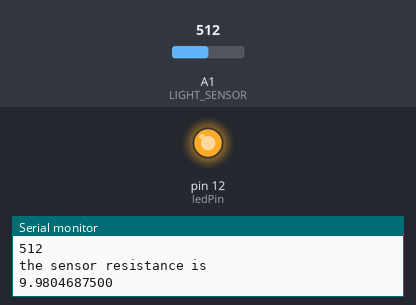
A sketch run on a simulated Arduino Uno, built with avr-gcc and run on an emulated ATmega328P. Parts: output pins drawn as LEDs (lit = HIGH), the last lines printed to the serial monitor. Inputs (shaded band) come from the test bench; at power-on: A1 (LIGHT_SENSOR) = 512.

Above: at 1.3 s.
1.4 s: A1 (LIGHT_SENSOR) set to 278
2.9 s: A1 (LIGHT_SENSOR) set to 252
At 3.7 s:
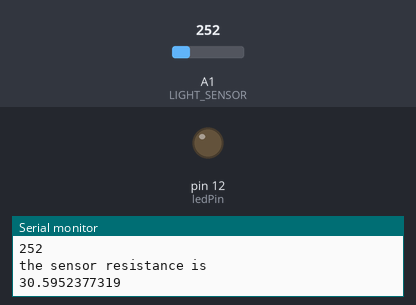
4.5 s: A1 (LIGHT_SENSOR) set to 306
At 5.7 s:
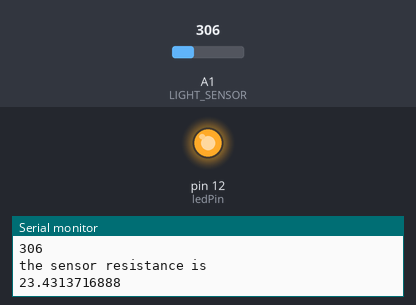
6.0 s: A1 (LIGHT_SENSOR) set to 122
At 6.6 s:
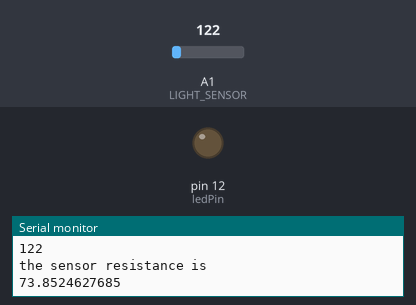
Timing chart, 0 to 8.6 s (numbered marks = the images above; inputs shaded):
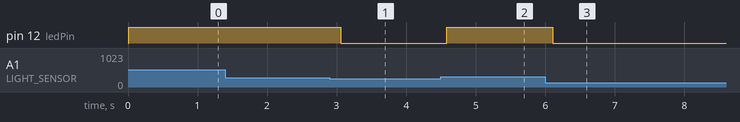

The sketch:

9in1-light-led.ino
```cpp
/* Grove - Light Sensor demo v1.0
*
* Signal wire to A0.
* By: http://www.seeedstudio.com
*/
#include <math.h>

#define LIGHT_SENSOR A1//Grove - Light Sensor is connected to A1 of Arduino
const int ledPin=12;                 //Connect the LED Grove module to Pin12, Digital 12
const int thresholdvalue=1;         //The treshold for which the LED should turn on. Setting it lower will make it go on at more light, higher for more darkness
float Rsensor; //Resistance of sensor in K
void setup()
{
    Serial.begin(9600);                //Start the Serial connection
    pinMode(ledPin,OUTPUT);            //Set the LED on Digital 12 as an OUTPUT
}
void loop()
{
    int sensorValue = analogRead(LIGHT_SENSOR);
    Rsensor = (float)(1023-sensorValue)*10/sensorValue;
    Serial.println("the analog read data is ");
    Serial.println(sensorValue);
    Serial.println("the sensor resistance is ");
    Serial.println(Rsensor,DEC);//show the ligth intensity on the serial monitor;
    if (Rsensor<28) {
      digitalWrite(ledPin, HIGH);
    }
    else {
      digitalWrite(ledPin, LOW);
    }
    delay(500);
}
```

Measured:
- the behaviour switches between 270 and 269 on A1 (LIGHT_SENSOR) (found by bisection; images 0 and 1)
- after the input at 2.9 s, pin 12 (ledPin): HIGH → LOW after 0.16 s
- after the input at 4.5 s, pin 12 (ledPin): LOW → HIGH after 0.08 s
- after the input at 6.0 s, pin 12 (ledPin): HIGH → LOW after 0.11 s
